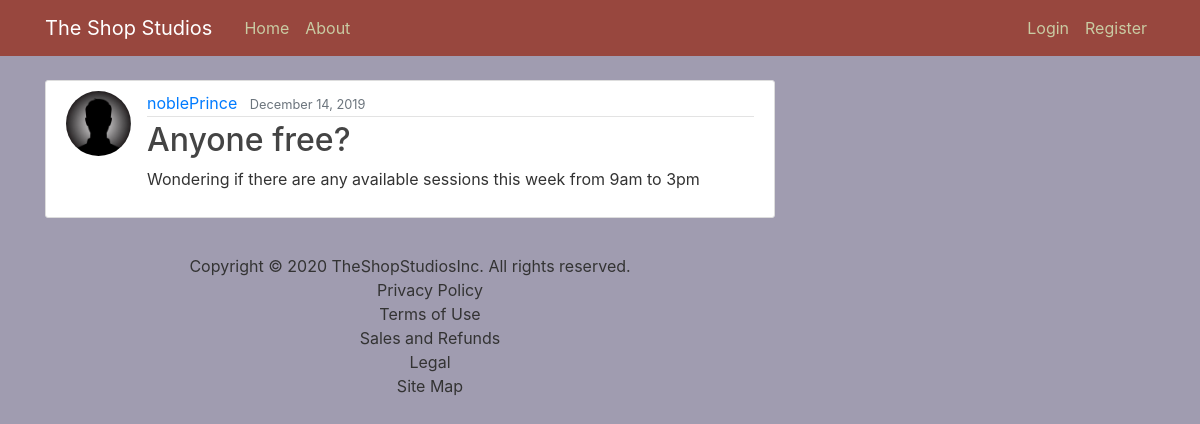
/post/5/, run on the app's committed database.
### userpost/models.py (models this page shows, shortened)
class Post(models.Model):
    title = models.CharField(max_length=100)
    content = models.TextField()
    date_posted = models.DateTimeField(default=timezone.now)
    author = models.ForeignKey(User, on_delete=models.CASCADE)

### users/models.py (models this page shows, shortened)
class Profile(models.Model):
    user = models.OneToOneField(User, on_delete=models.CASCADE)
    image = models.ImageField(default='default.jpg', upload_to='profile_pics')

### userpost/views.py (the view)
# urls.py: path('post/<int:pk>/', PostDetailView.as_view(), name='post-detail'),
class PostDetailView(DetailView):
    model = Post

### userpost/templates/userpost/post_detail.html (shortened to what this page needs)
{% extends "userpost/base.html" %}
{% block content %}
  <article class="media content-section">
    <img class="rounded-circle article-img" src="{{ object.author.profile.image.url }}">
    <div class="media-body">
      <div class="article-metadata">
        <a class="mr-2" href="#">{{ object.author }}</a>
        <small class="text-muted">{{ object.date_posted|date:"F d, Y" }}</small>
      </div>
      <h2 class="article-title">{{ object.title }}</h2>
      <p class="article-content">{{ object.content }}</p>
    </div>
  </article>
{% endblock content %}

### userpost/static/userpost/main.css (style rules this page uses)
body { background: #A09CB0; color: #333333; margin-top: 5rem; }
h1, h2, h3, h4, h5, h6 { color: #542344; }
.content-section { background: #ffffff; padding: 10px 20px; border: 1px solid #dddddd; border-radius: 3px; margin-bottom: 20px; }
.article-title { color: #444444; }
.article-content { white-space: pre-line; }
.article-img { height: 65px; width: 65px; margin-right: 16px; }
.article-metadata { padding-bottom: 1px; margin-bottom: 4px; border-bottom: 1px solid #e3e3e3 }

### data on the page
Post: author.profile.image (placeholder picture), author "noblePrince", date_posted "December 14, 2019", title "Anyone free?", content "Wondering if there are any available sessions this week from 9am to 3pm"
